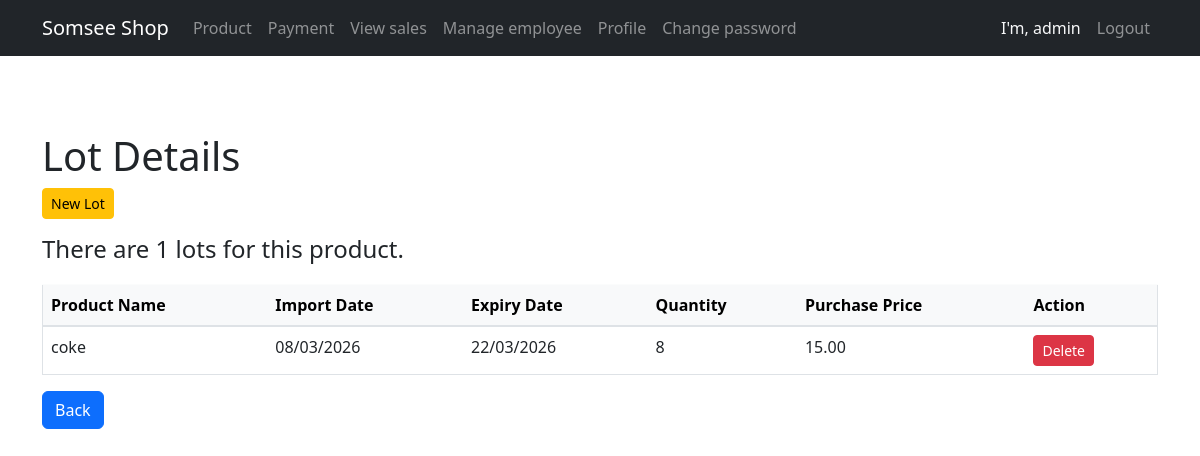
/lot_product/2 (signed in), run on the app's committed database.
### lot/models.py (models this page shows, shortened)
class Lot(models.Model):
    product = models.ForeignKey(Product, on_delete=models.PROTECT,related_name='lots')
    import_date = models.DateField()
    expiry_date = models.DateField()
    quantity = models.IntegerField(default=0)
    purchase_price = models.DecimalField(max_digits=10, decimal_places=2)

### product/models.py (models this page shows, shortened)
class Product(models.Model):
    name = models.CharField(max_length=255)
    price_at_sale = models.DecimalField(max_digits=10, decimal_places=2)
    unit = models.CharField(max_length=50)
    description = models.TextField()
    stock_quantity = models.IntegerField(default=0)
    categories = models.ManyToManyField("category.Category")  # Many-to-Many "app_label.ModelName"

### lot/views.py (the view)
# urls.py: path("lot_product/<int:pk>", View_Lot_Product.as_view(), name="lot_product"),
class View_Lot_Product(LoginRequiredMixin, PermissionRequiredMixin, views.View):
    login_url = "/login/"
    permission_required = ['lot.view_lot']
    def get(self, request, pk):
        lot_product_list = Lot.objects.filter(product_id=pk)
        product_id = pk
        today = date.today()
        context = {
            "lot_product": lot_product_list,
            "product_id": product_id,
            "today" : today
        }
        return render(request, "lot_product.html", context)

### lot/templates/lot_product.html (shortened to what this page needs)
{% extends 'layout.html' %}
{% block content %}
<div class="container">
    <h1 class="mt-4">Lot Details</h1>
    {% if perms.lot.add_lot %}
    <div class="mb-3">
        {% if product_id %}
            <a href="{% url 'Lotform' product_id %}" class="btn btn-sm btn-warning">New Lot</a>
        {% else %}
            <p>No product found.</p>
        {% endif %}
    </div>
    {% endif %}
    {% if lot_product %}
        <h4>There are {{ lot_product.count }} lots for this product.</h4>
        <table class="table table-hover">
            <thead class="table-light">
                <tr>
                    <th>Product Name</th>
                    <th>Import Date</th>
                    <th>Expiry Date</th>
                    <th>Quantity</th>
                    <th>Purchase Price</th>
                    {% if perms.lot.add_lot %}
                    <th>Action</th>
                    {% endif %}
                </tr>
            </thead>
            <tbody>
                {% for lot in lot_product %}
                <tr>
                    <td>{{ lot.product.name }}</td>
                    <td>{{ lot.import_date|date:"d/m/Y" }}</td>
                    <td>
                        {% if lot.expiry_date < today %}
                            <span class="text-danger">{{ lot.expiry_date|date:"d/m/Y" }}</span>
                        {% else %}
                            {{ lot.expiry_date|date:"d/m/Y" }}
                        {% endif %}
                    </td>
                    <td>{{ lot.quantity }}</td>
                    <td>{{ lot.purchase_price }}</td>
                    {% if perms.lot.add_lot %}
                    <td><a href="{% url 'deletelot' lot.id %}" class="btn btn-danger btn-sm">Delete</a></td>
                    {% endif %}
                </tr>
                {% endfor %}
            </tbody>
        </table>
    {% endif %}
    <a href="{% url 'product' %}" class="btn btn-primary">Back</a>
</div>
{% endblock %}

### product/templates/nav.html (shortened to what this page needs)
<!DOCTYPE html>
<html lang="en">
<head>
    <link rel="stylesheet" href="https://cdn.jsdelivr.net/npm/bootstrap@5.3.0/dist/css/bootstrap.min.css">
</head>
<body>
<nav class="navbar navbar-expand-lg navbar-dark bg-dark">
    <div class="container">
        <span class="navbar-brand" >Somsee Shop </span>
        <div class="collapse navbar-collapse" id="navbarNav">
            <ul class="navbar-nav">
                {% if user.is_authenticated %}
                    <li class="nav-item">
                        <a class="nav-link" href="{% url 'product' %}">Product</a>
                    </li>
                    {% if perms.payment.view_sale and perms.payment.view_sale  %}
                    <li class="nav-item">
                        <a class="nav-link" href="{% url 'payment' %}">Payment</a>
                    </li>
                    {% endif %}
                    {% if perms.payment.view_sale and perms.payment.view_sale  %}
                    <li class="nav-item">
                        <a class="nav-link" href="{% url 'view_sales' %}">View sales</a>
                    </li>
                    {% endif %}
                    {% if perms.auth.view_group  %}
                    <li class="nav-item">
                        <a class="nav-link" href="{% url 'viewemp' %}">Manage employee</a>
                    </li>
                    {% endif %}
                    <li class="nav-item">
                        <a class="nav-link" href="{% url 'profile' %}">Profile</a>
                    </li>
                    <li class="nav-item">
                        <a class="nav-link" href="{% url 'change_password' %}">Change password</a>
                    </li>
                    </ul>
                    <ul class="navbar-nav ms-auto">
                    <li class="nav-item">
                        <span class="navbar-text text-light me-2">I'm, {{ user.username }}</span>
                    </li>
                    <li class="nav-item">
                        <a class="nav-link btn btn-outline-light" href="{% url 'logout' %}">Logout</a>
                    </li>
                {% endif %}
            </ul>
        </div>
    </div>
</nav>
</body>
</html>

### static/style.css (style rules this page uses)
* { margin: 0; padding: 0; box-sizing: border-box; }
button, .btn { padding: 10px 15px; background-color: #466bff; color: white; border: none; cursor: pointer; font-size: 13px; text-decoration: none; }
table { width: 100%; border-collapse: collapse; margin-top: 20px; }
table, th, td { border: 1px solid black; }
th, td { padding: 8px; text-align: left; }
th { background-color: #f2f2f2; }

### data on the page
Lot: product.name "coke", import_date "08/03/2026", expiry_date "22/03/2026", quantity "8", purchase_price "15.00"

### other printed values
{{ user.username }} "admin"
{{ lot_product.count }} "1"
